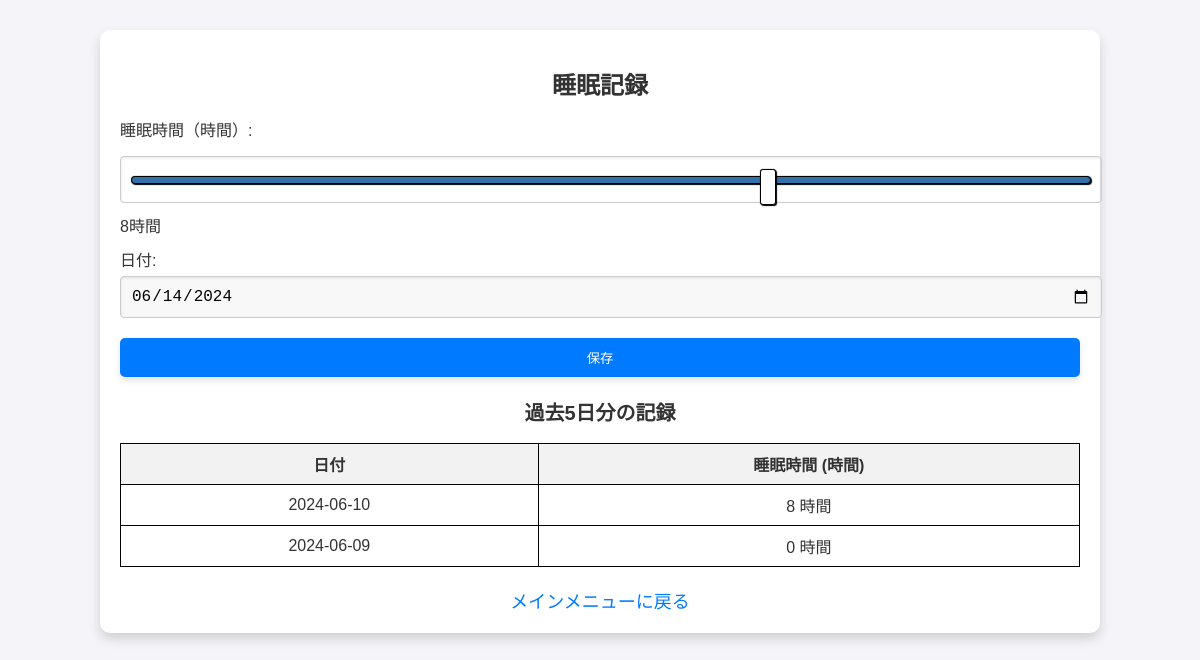
The app's page /accounts/sleep_record/ (signed in), older data.
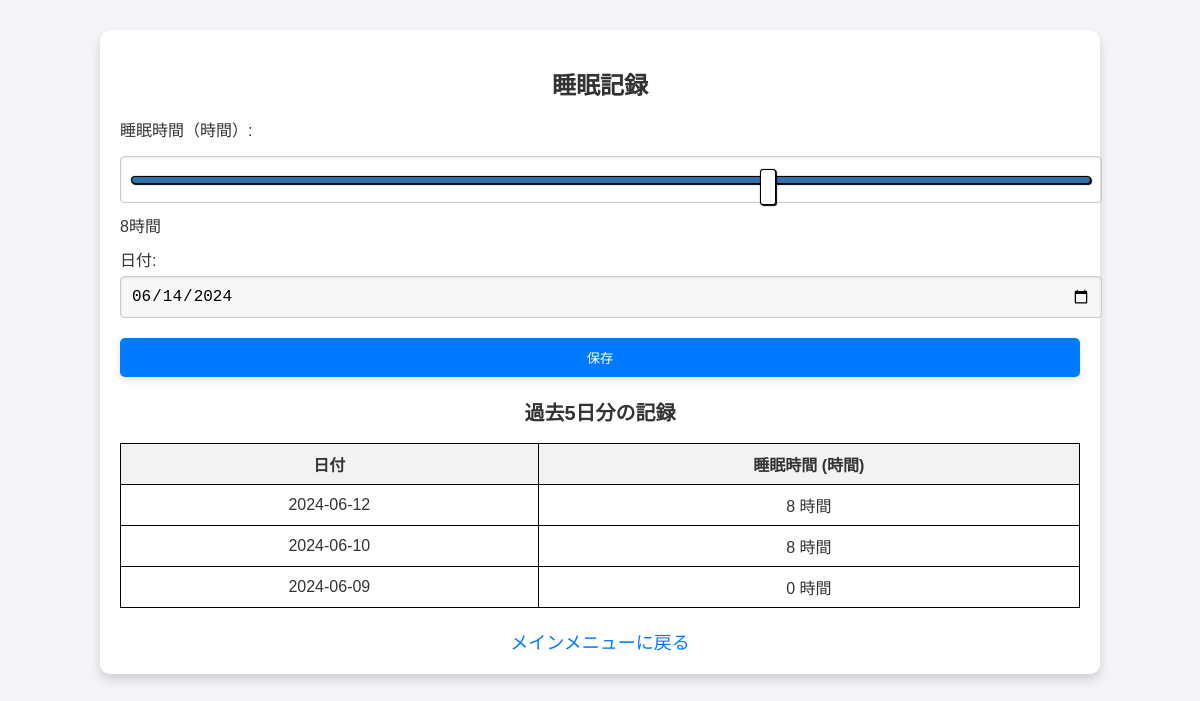
The same page, newer data.
### myapp/models.py (models this page shows, shortened)
class SleepRecord(models.Model):
    user = models.ForeignKey(CustomUser, on_delete=models.CASCADE, verbose_name=_('ユーザー'))
    date = models.DateField(_('日付'))
    duration = models.IntegerField(_('睡眠時間（分）'))
    quality = models.CharField(_('睡眠の質'), max_length=100, blank=True, null=True)
    class Meta:
        unique_together = ('user', 'date')

### myapp/views.py (the view)
# urls.py: path('sleep_record/', views.sleep_record, name='sleep_record'),
@login_required
def sleep_record(request):
    today = date.today()
    five_days_ago = today - timedelta(days=5)
    if request.method == 'POST':
        form = SleepRecordForm(request.POST)
        if form.is_valid():
            record = form.save(commit=False)
            record.user = request.user
            record.date = today
            record.save()
            return redirect('myapp:sleep_record')
    else:
        form = SleepRecordForm(initial={'date': today})
    sleep_records = SleepRecord.objects.filter(
        user=request.user,
        date__gte=five_days_ago
    ).order_by('-date')
    return render(request, 'sleep_record.html', {
        'form': form,
        'sleep_records': sleep_records,
        'today': today
    })

### myapp/forms.py
class SleepRecordForm(forms.ModelForm):
    class Meta:
        model = SleepRecord
        fields = ['date', 'duration', 'quality']
        labels = {
            'date': '日付',
            'duration': '時間',
            'quality': '睡眠の質'
        }

### myapp/authentication.py (called while the page is built)
    def get_user(self, user_id):
        UserModel = get_user_model()
        try:
            return UserModel.objects.get(pk=user_id)
        except UserModel.DoesNotExist:
            return None

### myapp/templates/sleep_record.html (shortened to what this page needs)
<!DOCTYPE html>
<html lang="ja">
<head>
    {% load static %}
    <link rel="stylesheet" href="{% static 'css/styles.css' %}">
</head>
<body class="body-background sleep-record">
    <div class="container">
        <h1 class="title">睡眠記録</h1>
        <form method="post" action="{% url 'myapp:submit_sleep_record' %}" class="form-group">
            <label for="duration" class="form-label">睡眠時間（時間）:</label>
            <input type="range" id="duration" name="duration" min="0" max="12" value="8" class="input-range">
            <span id="durationDisplay" class="duration-display">8時間</span>
            <div class="form-group">
                <label for="record_date">日付:</label>
                <input type="date" id="record_date" name="date" required value="{{ today|date:'Y-m-d' }}">
            </div>
            <button type="submit" class="button">保存</button>
        </form>
        <h2>過去5日分の記録</h2>
        <table>
            <thead>
                <tr>
                    <th>日付</th>
                    <th>睡眠時間 (時間)</th>
                </tr>
            </thead>
            <tbody>
                {% for record in sleep_records %}
                <tr>
                    <td>{{ record.date|date:"Y-m-d" }}</td>
                    <td>{{ record.duration }} 時間</td>
                </tr>
                {% empty %}
                <tr>
                    <td colspan="2">記録がありません。</td>
                </tr>
                {% endfor %}
            </tbody>
        </table>
        <div class="text-center">
            <a href="{% url 'myapp:main_menu' %}" class="back-link">メインメニューに戻る</a>
        </div>
    </div>
</body>
</html>

Row changes from the older to the newer data that the page shows:
added SleepRecord: date "2024-06-12", duration "8"
